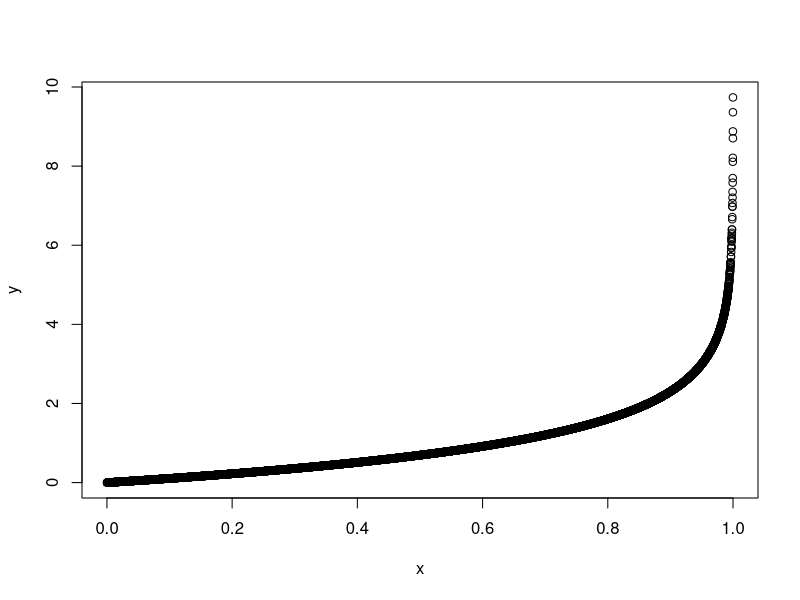

This figure's R source:

#codigo para simular uma variavel aleatoria exponencial usando a função inversa e uma uniforme

n = 10000

#gera os valores da uniforme
x = runif(n)

#calcula a inversa
y = -log(1-x)

#plota os valores
plot(x, y)
